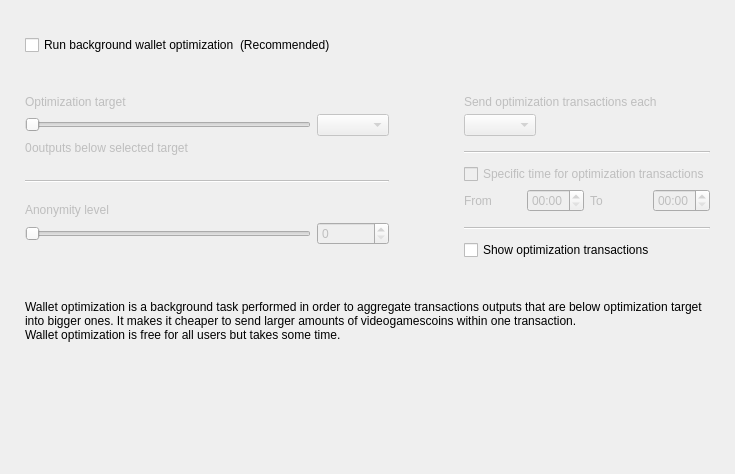
<?xml version="1.0" encoding="UTF-8"?>
<ui version="4.0">
 <class>OptimizationOptionsFrame</class>
 <widget class="QFrame" name="OptimizationOptionsFrame">
  <property name="geometry">
   <rect>
    <x>0</x>
    <y>0</y>
    <width>735</width>
    <height>474</height>
   </rect>
  </property>
  <property name="windowTitle">
   <string>Frame</string>
  </property>
  <property name="frameShape">
   <enum>QFrame::NoFrame</enum>
  </property>
  <property name="frameShadow">
   <enum>QFrame::Raised</enum>
  </property>
  <layout class="QVBoxLayout" name="verticalLayout">
   <property name="spacing">
    <number>0</number>
   </property>
   <property name="leftMargin">
    <number>25</number>
   </property>
   <property name="topMargin">
    <number>35</number>
   </property>
   <property name="rightMargin">
    <number>25</number>
   </property>
   <property name="bottomMargin">
    <number>0</number>
   </property>
   <item>
    <layout class="QHBoxLayout" name="horizontalLayout_2">
     <item>
      <widget class="QCheckBox" name="m_enableOptimizationCheck">
       <property name="text">
        <string>Run background wallet optimization</string>
       </property>
      </widget>
     </item>
     <item>
      <widget class="WalletGui::WalletNormalGrayTextLabel" name="label_8">
       <property name="text">
        <string>(Recommended)</string>
       </property>
      </widget>
     </item>
     <item>
      <spacer name="horizontalSpacer">
       <property name="orientation">
        <enum>Qt::Horizontal</enum>
       </property>
       <property name="sizeHint" stdset="0">
        <size>
         <width>40</width>
         <height>20</height>
        </size>
       </property>
      </spacer>
     </item>
    </layout>
   </item>
   <item>
    <spacer name="verticalSpacer_2">
     <property name="orientation">
      <enum>Qt::Vertical</enum>
     </property>
     <property name="sizeType">
      <enum>QSizePolicy::Fixed</enum>
     </property>
     <property name="sizeHint" stdset="0">
      <size>
       <width>20</width>
       <height>40</height>
      </size>
     </property>
    </spacer>
   </item>
   <item>
    <widget class="QWidget" name="m_optimizationOptionsWidget" native="true">
     <property name="enabled">
      <bool>true</bool>
     </property>
     <layout class="QHBoxLayout" name="horizontalLayout">
      <property name="spacing">
       <number>75</number>
      </property>
      <property name="leftMargin">
       <number>0</number>
      </property>
      <property name="topMargin">
       <number>0</number>
      </property>
      <property name="rightMargin">
       <number>0</number>
      </property>
      <property name="bottomMargin">
       <number>0</number>
      </property>
      <item alignment="Qt::AlignTop">
       <widget class="QWidget" name="widget1" native="true">
        <property name="enabled">
         <bool>false</bool>
        </property>
        <layout class="QGridLayout" name="gridLayout" columnstretch="50,0,0,0">
         <property name="leftMargin">
          <number>0</number>
         </property>
         <property name="topMargin">
          <number>0</number>
         </property>
         <property name="rightMargin">
          <number>0</number>
         </property>
         <property name="bottomMargin">
          <number>0</number>
         </property>
         <property name="verticalSpacing">
          <number>5</number>
         </property>
         <item row="0" column="0" colspan="4">
          <widget class="WalletGui::WalletNormalBlackTextLabel" name="label_5">
           <property name="text">
            <string>Optimization target</string>
           </property>
           <property name="indent">
            <number>0</number>
           </property>
          </widget>
         </item>
         <item row="4" column="0" colspan="4">
          <spacer name="verticalSpacer_3">
           <property name="orientation">
            <enum>Qt::Vertical</enum>
           </property>
           <property name="sizeType">
            <enum>QSizePolicy::Fixed</enum>
           </property>
           <property name="sizeHint" stdset="0">
            <size>
             <width>20</width>
             <height>20</height>
            </size>
           </property>
          </spacer>
         </item>
         <item row="1" column="0" colspan="3">
          <widget class="QSlider" name="m_thresholdSlider">
           <property name="maximum">
            <number>6</number>
           </property>
           <property name="pageStep">
            <number>1</number>
           </property>
           <property name="orientation">
            <enum>Qt::Horizontal</enum>
           </property>
          </widget>
         </item>
         <item row="1" column="3">
          <widget class="QComboBox" name="m_thresholdCombo"/>
         </item>
         <item row="5" column="0" colspan="4">
          <widget class="Line" name="line">
           <property name="orientation">
            <enum>Qt::Horizontal</enum>
           </property>
          </widget>
         </item>
         <item row="6" column="0" colspan="4">
          <spacer name="verticalSpacer_4">
           <property name="orientation">
            <enum>Qt::Vertical</enum>
           </property>
           <property name="sizeType">
            <enum>QSizePolicy::Fixed</enum>
           </property>
           <property name="sizeHint" stdset="0">
            <size>
             <width>20</width>
             <height>15</height>
            </size>
           </property>
          </spacer>
         </item>
         <item row="8" column="3">
          <widget class="QSpinBox" name="m_mixinSpin">
           <property name="buttonSymbols">
            <enum>QAbstractSpinBox::UpDownArrows</enum>
           </property>
          </widget>
         </item>
         <item row="7" column="0" colspan="4">
          <widget class="WalletGui::WalletNormalBlackTextLabel" name="label_7">
           <property name="text">
            <string>Anonymity level</string>
           </property>
           <property name="indent">
            <number>0</number>
           </property>
          </widget>
         </item>
         <item row="8" column="0" colspan="3">
          <widget class="QSlider" name="m_mixinSlider">
           <property name="pageStep">
            <number>1</number>
           </property>
           <property name="orientation">
            <enum>Qt::Horizontal</enum>
           </property>
          </widget>
         </item>
         <item row="2" column="0" colspan="4">
          <spacer name="verticalSpacer_12">
           <property name="orientation">
            <enum>Qt::Vertical</enum>
           </property>
           <property name="sizeType">
            <enum>QSizePolicy::Fixed</enum>
           </property>
           <property name="sizeHint" stdset="0">
            <size>
             <width>20</width>
             <height>0</height>
            </size>
           </property>
          </spacer>
         </item>
         <item row="3" column="0" colspan="4">
          <layout class="QHBoxLayout" name="horizontalLayout_3" stretch="0,1">
           <item>
            <widget class="QLabel" name="m_nonOptimizedOutputsLabel">
             <property name="text">
              <string>0</string>
             </property>
            </widget>
           </item>
           <item>
            <widget class="WalletGui::WalletNormalBlackTextLabel" name="m_nonOptimizedOutputsTextLabel">
             <property name="text">
              <string>outputs below selected target</string>
             </property>
            </widget>
           </item>
          </layout>
         </item>
        </layout>
       </widget>
      </item>
      <item>
       <layout class="QVBoxLayout" name="verticalLayout_3">
        <property name="spacing">
         <number>10</number>
        </property>
        <property name="rightMargin">
         <number>0</number>
        </property>
        <property name="bottomMargin">
         <number>0</number>
        </property>
        <item>
         <widget class="QWidget" name="widget2" native="true">
          <property name="enabled">
           <bool>false</bool>
          </property>
          <layout class="QGridLayout" name="gridLayout_2" columnstretch="0,0,0,0">
           <property name="leftMargin">
            <number>0</number>
           </property>
           <property name="topMargin">
            <number>0</number>
           </property>
           <property name="rightMargin">
            <number>0</number>
           </property>
           <property name="bottomMargin">
            <number>0</number>
           </property>
           <property name="verticalSpacing">
            <number>5</number>
           </property>
           <item row="2" column="0" colspan="2" alignment="Qt::AlignLeft">
            <widget class="QComboBox" name="m_periodCombo"/>
           </item>
           <item row="8" column="0">
            <widget class="WalletGui::WalletNormalBlackTextLabel" name="label_2">
             <property name="text">
              <string>From</string>
             </property>
            </widget>
           </item>
           <item row="8" column="1">
            <widget class="QTimeEdit" name="m_startTimeEdit">
             <property name="enabled">
              <bool>false</bool>
             </property>
             <property name="displayFormat">
              <string>HH:mm</string>
             </property>
            </widget>
           </item>
           <item row="8" column="2">
            <widget class="WalletGui::WalletNormalBlackTextLabel" name="label_3">
             <property name="text">
              <string>To</string>
             </property>
            </widget>
           </item>
           <item row="8" column="3">
            <widget class="QTimeEdit" name="m_stopTimeEdit">
             <property name="enabled">
              <bool>false</bool>
             </property>
             <property name="displayFormat">
              <string>HH:mm</string>
             </property>
            </widget>
           </item>
           <item row="6" column="0" colspan="4">
            <widget class="QCheckBox" name="m_optimizationTimeCheck">
             <property name="text">
              <string>Specific time for optimization transactions</string>
             </property>
            </widget>
           </item>
           <item row="4" column="0" colspan="4">
            <widget class="Line" name="line_2">
             <property name="orientation">
              <enum>Qt::Horizontal</enum>
             </property>
            </widget>
           </item>
           <item row="0" column="0" colspan="4">
            <widget class="WalletGui::WalletNormalBlackTextLabel" name="label_4">
             <property name="text">
              <string>Send optimization transactions each</string>
             </property>
             <property name="indent">
              <number>0</number>
             </property>
            </widget>
           </item>
           <item row="7" column="0" colspan="4">
            <spacer name="verticalSpacer_8">
             <property name="orientation">
              <enum>Qt::Vertical</enum>
             </property>
             <property name="sizeType">
              <enum>QSizePolicy::Fixed</enum>
             </property>
             <property name="sizeHint" stdset="0">
              <size>
               <width>20</width>
               <height>0</height>
              </size>
             </property>
            </spacer>
           </item>
           <item row="3" column="0" colspan="4">
            <spacer name="verticalSpacer_6">
             <property name="orientation">
              <enum>Qt::Vertical</enum>
             </property>
             <property name="sizeType">
              <enum>QSizePolicy::Fixed</enum>
             </property>
             <property name="sizeHint" stdset="0">
              <size>
               <width>20</width>
               <height>10</height>
              </size>
             </property>
            </spacer>
           </item>
           <item row="10" column="0" colspan="4">
            <widget class="Line" name="line_3">
             <property name="orientation">
              <enum>Qt::Horizontal</enum>
             </property>
            </widget>
           </item>
           <item row="1" column="0" colspan="4">
            <spacer name="verticalSpacer_5">
             <property name="orientation">
              <enum>Qt::Vertical</enum>
             </property>
             <property name="sizeType">
              <enum>QSizePolicy::Fixed</enum>
             </property>
             <property name="sizeHint" stdset="0">
              <size>
               <width>20</width>
               <height>0</height>
              </size>
             </property>
            </spacer>
           </item>
           <item row="5" column="0" colspan="4">
            <spacer name="verticalSpacer_7">
             <property name="orientation">
              <enum>Qt::Vertical</enum>
             </property>
             <property name="sizeType">
              <enum>QSizePolicy::Fixed</enum>
             </property>
             <property name="sizeHint" stdset="0">
              <size>
               <width>20</width>
               <height>5</height>
              </size>
             </property>
            </spacer>
           </item>
           <item row="9" column="0" colspan="4">
            <spacer name="verticalSpacer_10">
             <property name="orientation">
              <enum>Qt::Vertical</enum>
             </property>
             <property name="sizeType">
              <enum>QSizePolicy::Fixed</enum>
             </property>
             <property name="sizeHint" stdset="0">
              <size>
               <width>20</width>
               <height>10</height>
              </size>
             </property>
            </spacer>
           </item>
          </layout>
         </widget>
        </item>
        <item>
         <widget class="QCheckBox" name="m_showFusionTransactionsCheck">
          <property name="enabled">
           <bool>true</bool>
          </property>
          <property name="text">
           <string>Show optimization transactions</string>
          </property>
         </widget>
        </item>
       </layout>
      </item>
     </layout>
    </widget>
   </item>
   <item>
    <spacer name="verticalSpacer_11">
     <property name="orientation">
      <enum>Qt::Vertical</enum>
     </property>
     <property name="sizeType">
      <enum>QSizePolicy::Fixed</enum>
     </property>
     <property name="sizeHint" stdset="0">
      <size>
       <width>20</width>
       <height>40</height>
      </size>
     </property>
    </spacer>
   </item>
   <item>
    <widget class="WalletGui::WalletExtraNormalGrayTextLabel" name="m_helpLabel">
     <property name="text">
      <string>Wallet optimization is a background task performed in order to aggregate transactions outputs that are below optimization target into bigger ones. It makes it cheaper to send larger amounts of videogamescoins within one transaction.
Wallet optimization is free for all users but takes some time.</string>
     </property>
     <property name="wordWrap">
      <bool>true</bool>
     </property>
    </widget>
   </item>
   <item>
    <spacer name="verticalSpacer">
     <property name="orientation">
      <enum>Qt::Vertical</enum>
     </property>
     <property name="sizeHint" stdset="0">
      <size>
       <width>20</width>
       <height>40</height>
      </size>
     </property>
    </spacer>
   </item>
  </layout>
 </widget>
 <customwidgets>
  <customwidget>
   <class>WalletGui::WalletNormalGrayTextLabel</class>
   <extends>QLabel</extends>
   <header>Gui/Common/WalletTextLabel.h</header>
  </customwidget>
  <customwidget>
   <class>WalletGui::WalletNormalBlackTextLabel</class>
   <extends>QLabel</extends>
   <header>Gui/Common/WalletTextLabel.h</header>
  </customwidget>
  <customwidget>
   <class>WalletGui::WalletExtraNormalGrayTextLabel</class>
   <extends>QLabel</extends>
   <header>Gui/Common/WalletTextLabel.h</header>
  </customwidget>
 </customwidgets>
 <resources/>
 <connections>
  <connection>
   <sender>m_enableOptimizationCheck</sender>
   <signal>toggled(bool)</signal>
   <receiver>widget1</receiver>
   <slot>setEnabled(bool)</slot>
   <hints>
    <hint type="sourcelabel">
     <x>147</x>
     <y>47</y>
    </hint>
    <hint type="destinationlabel">
     <x>176</x>
     <y>204</y>
    </hint>
   </hints>
  </connection>
  <connection>
   <sender>m_thresholdSlider</sender>
   <signal>valueChanged(int)</signal>
   <receiver>OptimizationOptionsFrame</receiver>
   <slot>thresholdChanged(int)</slot>
   <hints>
    <hint type="sourcelabel">
     <x>116</x>
     <y>139</y>
    </hint>
    <hint type="destinationlabel">
     <x>355</x>
     <y>194</y>
    </hint>
   </hints>
  </connection>
  <connection>
   <sender>m_mixinSlider</sender>
   <signal>valueChanged(int)</signal>
   <receiver>OptimizationOptionsFrame</receiver>
   <slot>mixinChanged(int)</slot>
   <hints>
    <hint type="sourcelabel">
     <x>116</x>
     <y>240</y>
    </hint>
    <hint type="destinationlabel">
     <x>367</x>
     <y>236</y>
    </hint>
   </hints>
  </connection>
  <connection>
   <sender>m_optimizationTimeCheck</sender>
   <signal>toggled(bool)</signal>
   <receiver>m_startTimeEdit</receiver>
   <slot>setEnabled(bool)</slot>
   <hints>
    <hint type="sourcelabel">
     <x>543</x>
     <y>179</y>
    </hint>
    <hint type="destinationlabel">
     <x>501</x>
     <y>207</y>
    </hint>
   </hints>
  </connection>
  <connection>
   <sender>m_optimizationTimeCheck</sender>
   <signal>toggled(bool)</signal>
   <receiver>m_stopTimeEdit</receiver>
   <slot>setEnabled(bool)</slot>
   <hints>
    <hint type="sourcelabel">
     <x>543</x>
     <y>179</y>
    </hint>
    <hint type="destinationlabel">
     <x>643</x>
     <y>207</y>
    </hint>
   </hints>
  </connection>
  <connection>
   <sender>m_mixinSpin</sender>
   <signal>valueChanged(int)</signal>
   <receiver>OptimizationOptionsFrame</receiver>
   <slot>mixinChanged(int)</slot>
   <hints>
    <hint type="sourcelabel">
     <x>273</x>
     <y>271</y>
    </hint>
    <hint type="destinationlabel">
     <x>367</x>
     <y>236</y>
    </hint>
   </hints>
  </connection>
  <connection>
   <sender>m_thresholdCombo</sender>
   <signal>currentIndexChanged(int)</signal>
   <receiver>OptimizationOptionsFrame</receiver>
   <slot>thresholdChanged(int)</slot>
   <hints>
    <hint type="sourcelabel">
     <x>270</x>
     <y>139</y>
    </hint>
    <hint type="destinationlabel">
     <x>367</x>
     <y>236</y>
    </hint>
   </hints>
  </connection>
  <connection>
   <sender>m_enableOptimizationCheck</sender>
   <signal>toggled(bool)</signal>
   <receiver>widget2</receiver>
   <slot>setEnabled(bool)</slot>
   <hints>
    <hint type="sourcelabel">
     <x>158</x>
     <y>48</y>
    </hint>
    <hint type="destinationlabel">
     <x>556</x>
     <y>197</y>
    </hint>
   </hints>
  </connection>
 </connections>
 <slots>
  <slot>thresholdChanged(int)</slot>
  <slot>mixinChanged(int)</slot>
 </slots>
</ui>
